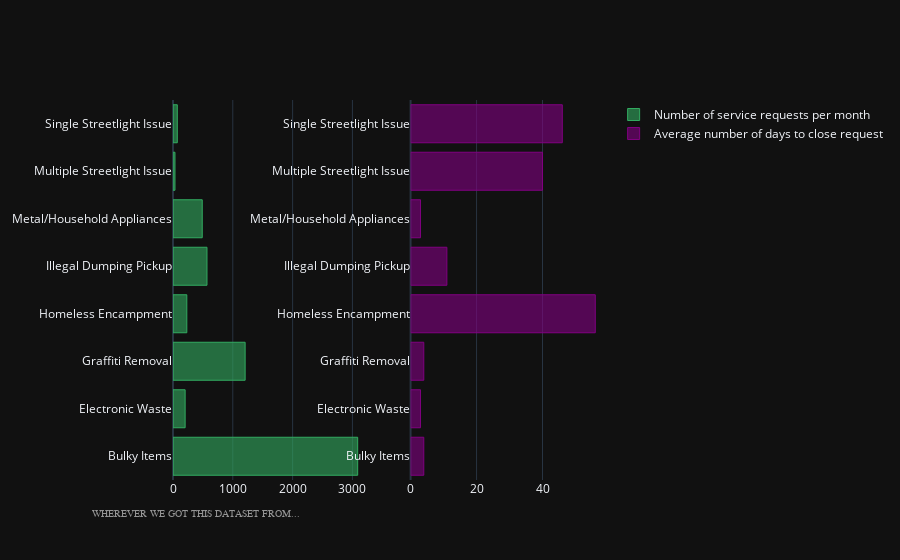

Notebook code cell kept with this figure:
### Code cell
import plotly.graph_objects as go
from plotly.subplots import make_subplots

import numpy as np

os.chdir(BASE_DIR + 'scripts/interactive/')
final_df.to_csv('distribution_requests_by_date_cd.csv', index = False)


# Creating two subplots
fig = make_subplots(rows = 1, cols = 2, specs = [[{}, {}]], shared_xaxes = True,
                    shared_yaxes = False, vertical_spacing = 0.001)

# create first barplot
fig.append_trace(go.Bar(
    x = temp['count_service'],
    y = temp['requesttype'],
    marker = dict(
        color = 'rgba(50, 171, 96, 0.6)',
        line = dict(
            color = 'rgba(50, 171, 96, 1.0)',
            width = 1),
    ),
    
    name = 'Number of service requests per month',
    orientation = 'h',
), 1, 1)

# create second barplot
fig.append_trace(go.Bar(
   
    x = temp['avg_request_closed'], 
    y = temp['requesttype'],
    marker = dict(
        color = 'rgba(128, 0, 128, 0.6)',
        line = dict(
            color = 'rgba(128, 0, 128, 1.0)',
            width = 1),
    ),
    
    name = 'Average number of days to close request',
    orientation = 'h',
), 1, 2)



# update extra text
annotations = []


# Source
annotations.append(dict(xref = 'paper', yref = 'paper',
                        x = -0.2, y = -0.109,
                        text = ' WHEREVER WE GOT THIS DATASET FROM...',
                        font = dict(family = 'Arial', size = 10, color = 'rgb(150, 150, 150)'),
                        showarrow = False))

fig.update_layout(annotations = annotations)

fig.show()

#neighborhood council, are they failing to take care of my problems over another 
# what are the problems in my neighborhood council?

# e.g., cases of graffiti that. are not getting fixed in over a year

### Figure 1 — Plotly figure (JSON) as saved in the notebook; plotly's stock layout.template omitted (floating-point values rounded to 4 significant figures)
{"data": [{"marker": {"color": "rgba(50, 171, 96, 0.6)", "line": {"color": "rgba(50, 171, 96, 1.0)", "width": 1}}, "name": "Number of service requests per month", "orientation": "h", "type": "bar", "x": [3088, 203, 1206, 231, 568, 489, 33, 72], "xaxis": "x", "y": ["Bulky Items", "Electronic Waste", "Graffiti Removal", "Homeless Encampment", "Illegal Dumping Pickup", "Metal/Household Appliances", "Multiple Streetlight Issue", "Single Streetlight Issue"], "yaxis": "y"}, {"marker": {"color": "rgba(128, 0, 128, 0.6)", "line": {"color": "rgba(128, 0, 128, 1.0)", "width": 1}}, "name": "Average number of days to close request", "orientation": "h", "type": "bar", "x": [4, 3, 4, 56, 11, 3, 40, 46], "xaxis": "x2", "y": ["Bulky Items", "Electronic Waste", "Graffiti Removal", "Homeless Encampment", "Illegal Dumping Pickup", "Metal/Household Appliances", "Multiple Streetlight Issue", "Single Streetlight Issue"], "yaxis": "y2"}], "layout": {"annotations": [{"font": {"color": "rgb(150, 150, 150)", "family": "Arial", "size": 10}, "showarrow": false, "text": " WHEREVER WE GOT THIS DATASET FROM...", "x": -0.2, "xref": "paper", "y": -0.109, "yref": "paper"}], "xaxis": {"anchor": "y", "domain": [0, 0.45]}, "xaxis2": {"anchor": "y2", "domain": [0.55, 1]}, "yaxis": {"anchor": "x", "domain": [0, 1]}, "yaxis2": {"anchor": "x2", "domain": [0, 1]}}}
